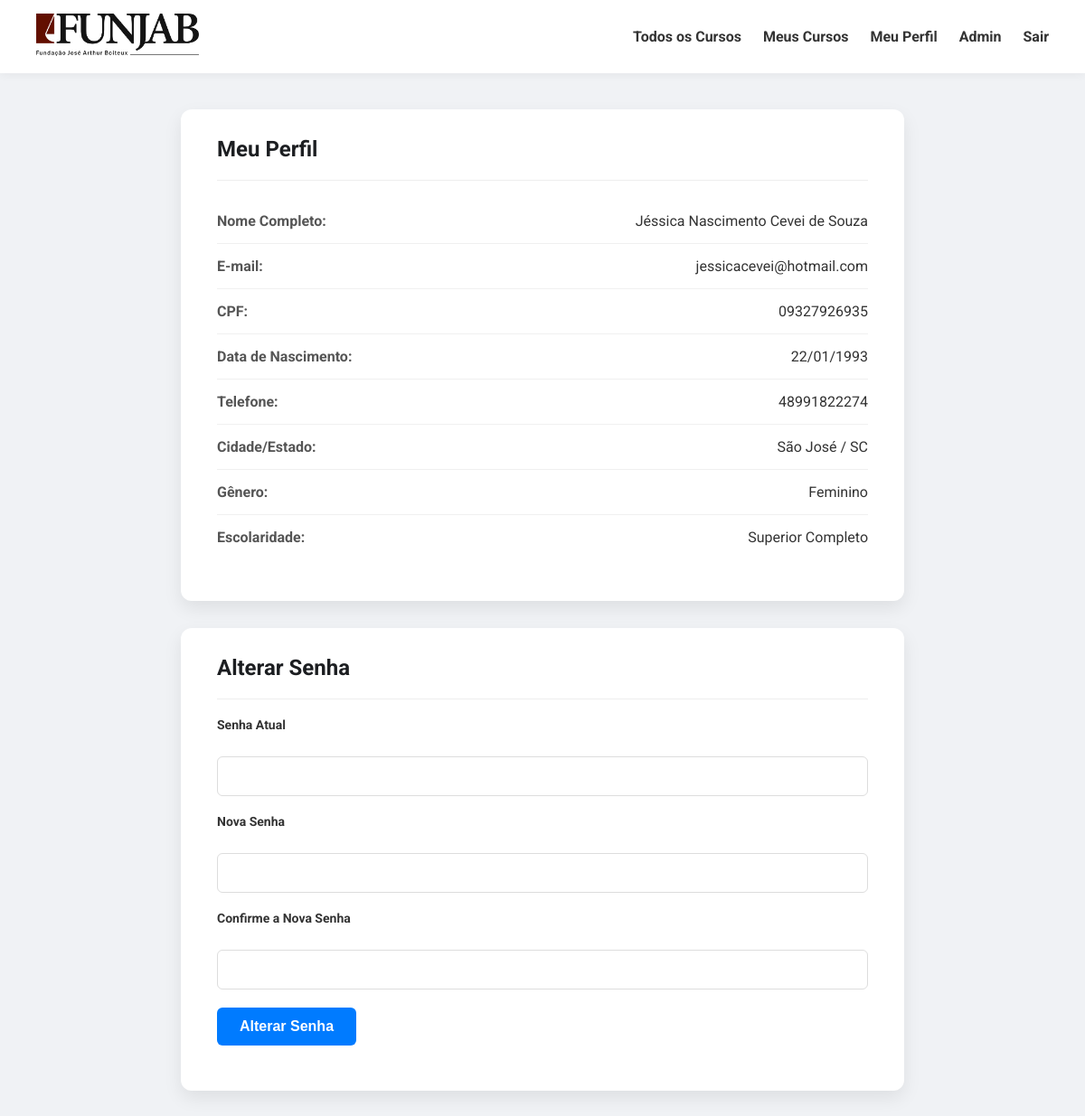
The app's page /profile (signed in) with its own data.
### app/models.py (models this page shows, shortened)
class User(db.Model, UserMixin):
    id = db.Column(db.Integer, primary_key=True)
    full_name = db.Column(db.String(128), nullable=False)
    email = db.Column(db.String(120), index=True, unique=True, nullable=False)
    cpf = db.Column(db.String(14), unique=True, nullable=False)
    birth_date = db.Column(db.Date, nullable=False)
    phone = db.Column(db.String(15), nullable=True)
    city = db.Column(db.String(100), nullable=True)
    state = db.Column(db.String(2), nullable=True)
    gender = db.Column(db.String(30), nullable=True)
    education_level = db.Column(db.String(50), nullable=True)
    password_hash = db.Column(db.String(128))
    is_admin = db.Column(db.Boolean, default=False, nullable=False)
    courses = db.relationship('Enrollment', back_populates='student', cascade="all, delete-orphan")
    completed_lessons = db.relationship('LessonCompletion', backref='student', lazy='dynamic')
    quiz_attempts = db.relationship('QuizAttempt', backref='student', lazy='dynamic')
    lesson_responses = db.relationship('LessonResponse', backref='student', lazy='dynamic')
    authorizations = db.relationship('CourseAuthorization', back_populates='user', cascade="all, delete-orphan")

### app/routes.py (the view, shortened to what this page needs)
@app.route('/profile', methods=['GET', 'POST'])
@login_required
def profile():
    form = ChangePasswordForm()
    return render_template('profile.html', title='Meu Perfil', form=form)

### app/forms.py
class ChangePasswordForm(FlaskForm):
    current_password = PasswordField('Senha Atual', validators=[DataRequired()])
    new_password = PasswordField('Nova Senha', validators=[DataRequired()])
    new_password2 = PasswordField(
        'Confirme a Nova Senha', validators=[DataRequired(), EqualTo('new_password', message='As senhas devem ser iguais.')])
    submit = SubmitField('Alterar Senha')

### app/models.py (called while the page is built)
@login.user_loader
def load_user(id):
    return User.query.get(int(id))

### app/templates/profile.html (shortened to what this page needs)
<!DOCTYPE html>
<html lang="pt-br">
<head>
</head>
<body>
    <nav class="navbar">
        <a href="{{ url_for('index') }}"><img src="{{ url_for('static', filename='images/logo_funjab.jpg') }}" alt="Logo da Fundação" class="logo"></a>
        <div class="nav-links">
            <a href="{{ url_for('courses') }}">Todos os Cursos</a>
            {% if current_user.is_authenticated %}
                <a href="{{ url_for('my_courses') }}">Meus Cursos</a>
                <a href="{{ url_for('profile') }}">Meu Perfil</a>
                {% if current_user.is_admin %}
                    <a href="{{ url_for('admin_dashboard') }}"><strong>Admin</strong></a>
                {% endif %}
                <a href="{{ url_for('logout') }}">Sair</a>
            {% else %}
                <a href="{{ url_for('login') }}">Login</a>
                <a href="{{ url_for('register') }}">Cadastre-se</a>
            {% endif %}
        </div>
    </nav>
    <main class="container">
        <div class="card">
            <div class="card-header">
                <h1>Meu Perfil</h1>
            </div>
            <ul class="profile-details">
                <li><span class="label">Nome Completo:</span><span class="value">{{ current_user.full_name }}</span></li>
                <li><span class="label">E-mail:</span><span class="value">{{ current_user.email }}</span></li>
                <li><span class="label">CPF:</span><span class="value">{{ current_user.cpf }}</span></li>
                <li><span class="label">Data de Nascimento:</span><span class="value">{{ current_user.birth_date.strftime('%d/%m/%Y') }}</span></li>
                <li><span class="label">Telefone:</span><span class="value">{{ current_user.phone or 'Não informado' }}</span></li>
                <li><span class="label">Cidade/Estado:</span><span class="value">{{ current_user.city or 'Não informado' }} / {{ current_user.state or 'Não informado' }}</span></li>
                <li><span class="label">Gênero:</span><span class="value">{{ current_user.gender or 'Não informado' }}</span></li>
                <li><span class="label">Escolaridade:</span><span class="value">{{ current_user.education_level or 'Não informado' }}</span></li>
            </ul>
        </div>
        <div class="card">
            <div class="card-header">
                <h2>Alterar Senha</h2>
            </div>
            <form action="{{ url_for('profile') }}" method="post" novalidate>
                <div class="form-group">
                    {{ form.current_password.label }}<br>
                    {{ form.current_password(size=32) }}
                </div>
                <div class="form-group">
                    {{ form.new_password.label }}<br>
                    {{ form.new_password(size=32) }}
                </div>
                <div class="form-group">
                    {{ form.new_password2.label }}<br>
                    {{ form.new_password2(size=32) }}
                </div>
                <div class="form-group">
                    {{ form.submit(class="btn") }}
                </div>
            </form>
        </div>
    </main>
</body>
</html>

### app/templates/profile.html (style rules this page uses)
body { font-family: 'Roboto', sans-serif; margin: 0; padding: 0; background-color: #f0f2f5; color: #333; }
.navbar { display: flex; justify-content: space-between; align-items: center; padding: 15px 40px; background-color: white; box-shadow: 0 2px 10px rgba(0, 0, 0, 0.05); }
.navbar .logo { max-width: 180px; }
.nav-links a { margin-left: 20px; text-decoration: none; color: #333; font-weight: bold; }
.container { max-width: 800px; margin: 0 auto; padding: 40px; }
.card { background: white; border-radius: 12px; box-shadow: 0 8px 20px rgba(0, 0, 0, 0.08); padding: 30px 40px; margin-bottom: 30px; }
.card-header { display: flex; justify-content: space-between; align-items: center; border-bottom: 1px solid #eee; padding-bottom: 20px; margin-bottom: 20px; }
.card-header h1, .card-header h2 { font-size: 24px; color: #1c1e21; margin: 0; }
.profile-details { list-style: none; padding: 0; }
.profile-details li { display: flex; justify-content: space-between; padding: 15px 0; border-bottom: 1px solid #f0f0f0; font-size: 16px; }
.profile-details li:last-child { border-bottom: none; }
.profile-details .label { font-weight: bold; color: #555; }
.profile-details .value { color: #333; }
.form-group { margin-bottom: 20px; text-align: left; }
label { display: block; margin-bottom: 8px; font-weight: bold; font-size: 14px; }
input[type="password"] { width: 100%; padding: 12px; border: 1px solid #ddd; border-radius: 6px; box-sizing: border-box; font-size: 16px; }
.btn { display: inline-block; padding: 12px 25px; border-radius: 6px; text-decoration: none; font-weight: bold; font-size: 16px; background-color: #007bff; color: white; border: none; cursor: pointer; transition: background-color 0.3s ease; }

### records on screen
User: full_name "Jéssica Nascimento Cevei de Souza", email "jessicacevei@hotmail.com", cpf "09327926935", birth_date "22/01/1993", phone "48991822274", city "São José", state "SC", gender "Feminino", education_level "Superior Completo"
